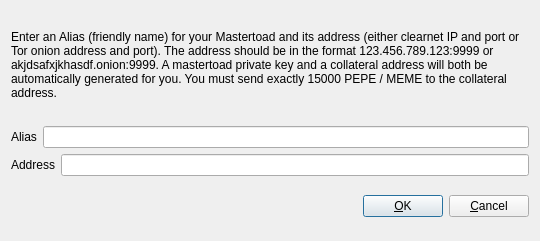
<?xml version="1.0" encoding="UTF-8"?>
<ui version="4.0">
 <class>AddEditmastertoad</class>
 <widget class="QDialog" name="AddEditmastertoad">
  <property name="geometry">
   <rect>
    <x>0</x>
    <y>0</y>
    <width>540</width>
    <height>241</height>
   </rect>
  </property>
  <property name="windowTitle">
   <string>Add/Edit Mastertoad</string>
  </property>
  <property name="modal">
   <bool>true</bool>
  </property>
  <layout class="QVBoxLayout" name="verticalLayout">
   <item>
    <layout class="QVBoxLayout" name="verticalLayout_2">
     <property name="topMargin">
      <number>0</number>
     </property>
     <property name="bottomMargin">
      <number>0</number>
     </property>
     <item>
      <widget class="QLabel" name="label_3">
       <property name="sizePolicy">
        <sizepolicy hsizetype="Preferred" vsizetype="Expanding">
         <horstretch>0</horstretch>
         <verstretch>0</verstretch>
        </sizepolicy>
       </property>
       <property name="text">
        <string>&lt;html&gt;&lt;head/&gt;&lt;body&gt;&lt;p&gt;Enter an Alias (friendly name) for your Mastertoad and its address (either clearnet IP and port or Tor onion address and port). The address should be in the format 123.456.789.123:9999 or akjdsafxjkhasdf.onion:9999. A mastertoad private key and a collateral address will both be automatically generated for you. You must send exactly 15000 PEPE / MEME to the collateral address.&lt;/p&gt;&lt;/body&gt;&lt;/html&gt;</string>
       </property>
       <property name="wordWrap">
        <bool>true</bool>
       </property>
      </widget>
     </item>
     <item>
      <layout class="QHBoxLayout" name="horizontalLayout">
       <property name="bottomMargin">
        <number>0</number>
       </property>
       <item>
        <widget class="QLabel" name="label">
         <property name="text">
          <string>Alias</string>
         </property>
        </widget>
       </item>
       <item>
        <widget class="QLineEdit" name="aliasLineEdit"/>
       </item>
      </layout>
     </item>
     <item>
      <layout class="QHBoxLayout" name="horizontalLayout_2">
       <property name="bottomMargin">
        <number>0</number>
       </property>
       <item>
        <widget class="QLabel" name="label_2">
         <property name="text">
          <string>Address</string>
         </property>
        </widget>
       </item>
       <item>
        <widget class="QLineEdit" name="addressLineEdit"/>
       </item>
      </layout>
     </item>
     <item>
      <layout class="QHBoxLayout" name="horizontalLayout_3">
       <property name="bottomMargin">
        <number>0</number>
       </property>
      </layout>
     </item>
    </layout>
   </item>
   <item>
    <layout class="QHBoxLayout" name="horizontalLayout_Buttons">
     <item>
      <spacer name="horizontalSpacer_1">
       <property name="orientation">
        <enum>Qt::Horizontal</enum>
       </property>
       <property name="sizeHint" stdset="0">
        <size>
         <width>40</width>
         <height>48</height>
        </size>
       </property>
      </spacer>
     </item>
     <item>
      <widget class="QLabel" name="statusLabel">
       <property name="font">
        <font>
         <weight>75</weight>
         <bold>true</bold>
        </font>
       </property>
       <property name="text">
        <string/>
       </property>
       <property name="textFormat">
        <enum>Qt::PlainText</enum>
       </property>
       <property name="wordWrap">
        <bool>true</bool>
       </property>
      </widget>
     </item>
     <item>
      <spacer name="horizontalSpacer_2">
       <property name="orientation">
        <enum>Qt::Horizontal</enum>
       </property>
       <property name="sizeHint" stdset="0">
        <size>
         <width>40</width>
         <height>48</height>
        </size>
       </property>
      </spacer>
     </item>
     <item>
      <widget class="QPushButton" name="okButton">
       <property name="text">
        <string>&amp;OK</string>
       </property>
      </widget>
     </item>
     <item>
      <widget class="QPushButton" name="cancelButton">
       <property name="text">
        <string>&amp;Cancel</string>
       </property>
       <property name="autoDefault">
        <bool>false</bool>
       </property>
      </widget>
     </item>
    </layout>
   </item>
  </layout>
 </widget>
 <resources/>
 <connections/>
</ui>
